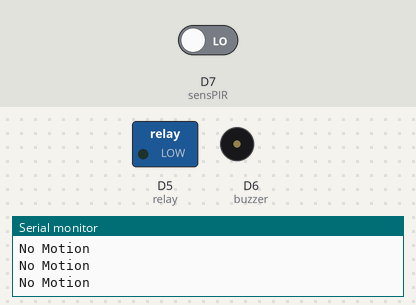
Bench run of a sketch on a simulated ESP8266 (NodeMCU). Parts: switched loads named in the sketch (green lamp = pin HIGH), buzzer (waves = sounding), the last lines printed to the serial monitor. The inputs (shaded band) are chosen by the test bench; at power-on: D7 (sensPIR) LOW. WiFi joins after 1.5 s; servers stay silent unless stated.

Above: at 2.7 s.
2.8 s: D7 (sensPIR) driven HIGH
At 3.8 s:
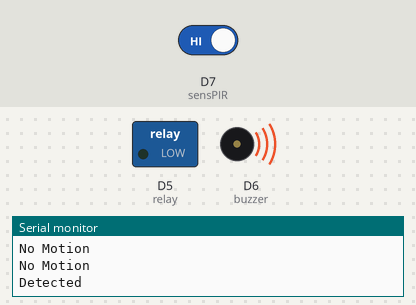
Timing chart, 0 to 5.8 s (numbered marks = the images above; inputs shaded):
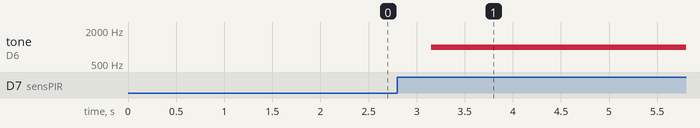

The sketch:

TA_FIX.ino
```cpp
#if defined(ESP32)
#include <WiFi.h>
#include <FirebaseESP32.h>
#elif defined(ESP8266)
#include <ESP8266WiFi.h>
#include <FirebaseESP8266.h>
#endif
#define sensPIR D7
#define buzzer D6
#define relay D5

//Provide the token generation process info.
#include <addons/TokenHelper.h>

//Provide the RTDB payload printing info and other helper functions.
#include <addons/RTDBHelper.h>

/* 1. Define the WiFi credentials */
#define WIFI_SSID "masha"
#define WIFI_PASSWORD "mashabolobolo"

//For the following credentials, see examples/Authentications/SignInAsUser/EmailPassword/EmailPassword.ino

/* 2. Define the API Key */
#define API_KEY "AIzaSyAVMvfARcOPDp1vueoAJOeh7QMmWWbg8Ls"

/* 3. Define the RTDB URL */
#define DATABASE_URL "solenoid-door-default-rtdb.firebaseio.com" //<databaseName>.firebaseio.com or <databaseName>.<region>.firebasedatabase.app

/* 4. Define the user Email and password that alreadey registerd or added in your project */
#define USER_EMAIL "khoiruzzad72@gmail.com"
#define USER_PASSWORD "osakhoiruzzad492"

//Define Firebase Data object
FirebaseData fbdo;

FirebaseAuth auth;
FirebaseConfig config;

unsigned long sendDataPrevMillis = 0;

unsigned long count = 0;
String s = "Motion: ";
String b = "Buzzer: ";
String r = "Relay: ";
void setup()
{
  pinMode(sensPIR, INPUT);
  pinMode(buzzer, OUTPUT);
  pinMode(relay, OUTPUT);

  Serial.begin(115200);

  WiFi.begin(WIFI_SSID, WIFI_PASSWORD);
  Serial.print("Connecting to Wi-Fi");
  while (WiFi.status() != WL_CONNECTED)
  {
    Serial.print(".");
    delay(300);
  }
  Serial.println();
  Serial.print("Connected with IP: ");
  Serial.println(WiFi.localIP());
  Serial.println();

  Serial.printf("Firebase Client v%s\n\n", FIREBASE_CLIENT_VERSION);

  /* Assign the api key (required) */
  config.api_key = API_KEY;

  /* Assign the user sign in credentials */
  auth.user.email = USER_EMAIL;
  auth.user.password = USER_PASSWORD;

  /* Assign the RTDB URL (required) */
  config.database_url = DATABASE_URL;

  /* Assign the callback function for the long running token generation task */
  config.token_status_callback = tokenStatusCallback; //see addons/TokenHelper.h

  //Or use legacy authenticate method
  //config.database_url = DATABASE_URL;
  //config.signer.tokens.legacy_token = "<database secret>";

  //////////////////////////////////////////////////////////////////////////////////////////////
  //Please make sure the device free Heap is not lower than 80 k for ESP32 and 10 k for ESP8266,
  //otherwise the SSL connection will fail.
  //////////////////////////////////////////////////////////////////////////////////////////////

  Firebase.begin(&config, &auth);

  //Comment or pass false value when WiFi reconnection will control by your code or third party library
  Firebase.reconnectWiFi(true);

  Firebase.setDoubleDigits(5);

  /** Timeout options.

  //WiFi reconnect timeout (interval) in ms (10 sec - 5 min) when WiFi disconnected.
  config.timeout.wifiReconnect = 10 * 1000;

  //Socket connection and SSL handshake timeout in ms (1 sec - 1 min).
  config.timeout.socketConnection = 10 * 1000;

  //Server response read timeout in ms (1 sec - 1 min).
  config.timeout.serverResponse = 10 * 1000;

  //RTDB Stream keep-alive timeout in ms (20 sec - 2 min) when no server's keep-alive event data received.
  config.timeout.rtdbKeepAlive = 45 * 1000;

  //RTDB Stream reconnect timeout (interval) in ms (1 sec - 1 min) when RTDB Stream closed and want to resume.
  config.timeout.rtdbStreamReconnect = 1 * 1000;

  //RTDB Stream error notification timeout (interval) in ms (3 sec - 30 sec). It determines how often the readStream
  //will return false (error) when it called repeatedly in loop.
  config.timeout.rtdbStreamError = 3 * 1000;

  Note:
  The function that starting the new TCP session i.e. first time server connection or previous session was closed, the function won't exit until the
  time of config.timeout.socketConnection.

  You can also set the TCP data sending retry with
  config.tcp_data_sending_retry = 1;

  */
}

void loop()
  {
    long pir = digitalRead(sensPIR);
    if(pir == HIGH){
      Serial.println("Detected");
      Firebase.setString(fbdo,s,"Detected");
      tone(buzzer, 1000);
      delay(1000);
    }
    else{
      Serial.println("No Motion");
      Firebase.setString(fbdo,s,"No Motion");
    }
    if(buzzer == HIGH){
      Firebase.setString(fbdo,b,"ON");
    }
    else{
      Firebase.setString(fbdo,b,"OFF");
    }

  }

/// PLEASE AVOID THIS ////

//Please avoid the following inappropriate and inefficient use cases
/**
 *
 * 1. Call get repeatedly inside the loop without the appropriate timing for execution provided e.g. millis() or conditional checking,
 * where delay should be avoided.
 *
 * Everytime get was called, the request header need to be sent to server which its size depends on the authentication method used,
 * and costs your data usage.
 *
 * Please use stream function instead for this use case.
 *
 * 2. Using the single FirebaseData object to call different type functions as above example without the appropriate
 * timing for execution provided in the loop i.e., repeatedly switching call between get and set functions.
 *
 * In addition to costs the data usage, the delay will be involved as the session needs to be closed and opened too often
 * due to the HTTP method (GET, PUT, POST, PATCH and DELETE) was changed in the incoming request.
 *
 *
 * Please reduce the use of swithing calls by store the multiple values to the JSON object and store it once on the database.
 *
 * Or calling continuously "set" or "setAsync" functions without "get" called in between, and calling get continuously without set
 * called in between.
 *
 * If you needed to call arbitrary "get" and "set" based on condition or event, use another FirebaseData object to avoid the session
 * closing and reopening.
 *
 * 3. Use of delay or hidden delay or blocking operation to wait for hardware ready in the third party sensor libraries, together with stream functions e.g. Firebase.RTDB.readStream and fbdo.streamAvailable in the loop.
 *
 * Please use non-blocking mode of sensor libraries (if available) or use millis instead of delay in your code.
 *
 * 4. Blocking the token generation process.
 *
 * Let the authentication token generation to run without blocking, the following code MUST BE AVOIDED.
 *
 * while (!Firebase.ready()) <---- Don't do this in while loop
 * {
 *     delay(1000);
 * }
 *
 */
```

Measured:
- after the input at 2.8 s, tone on D6 (buzzer): silent → 1000 Hz after 0.35 s
